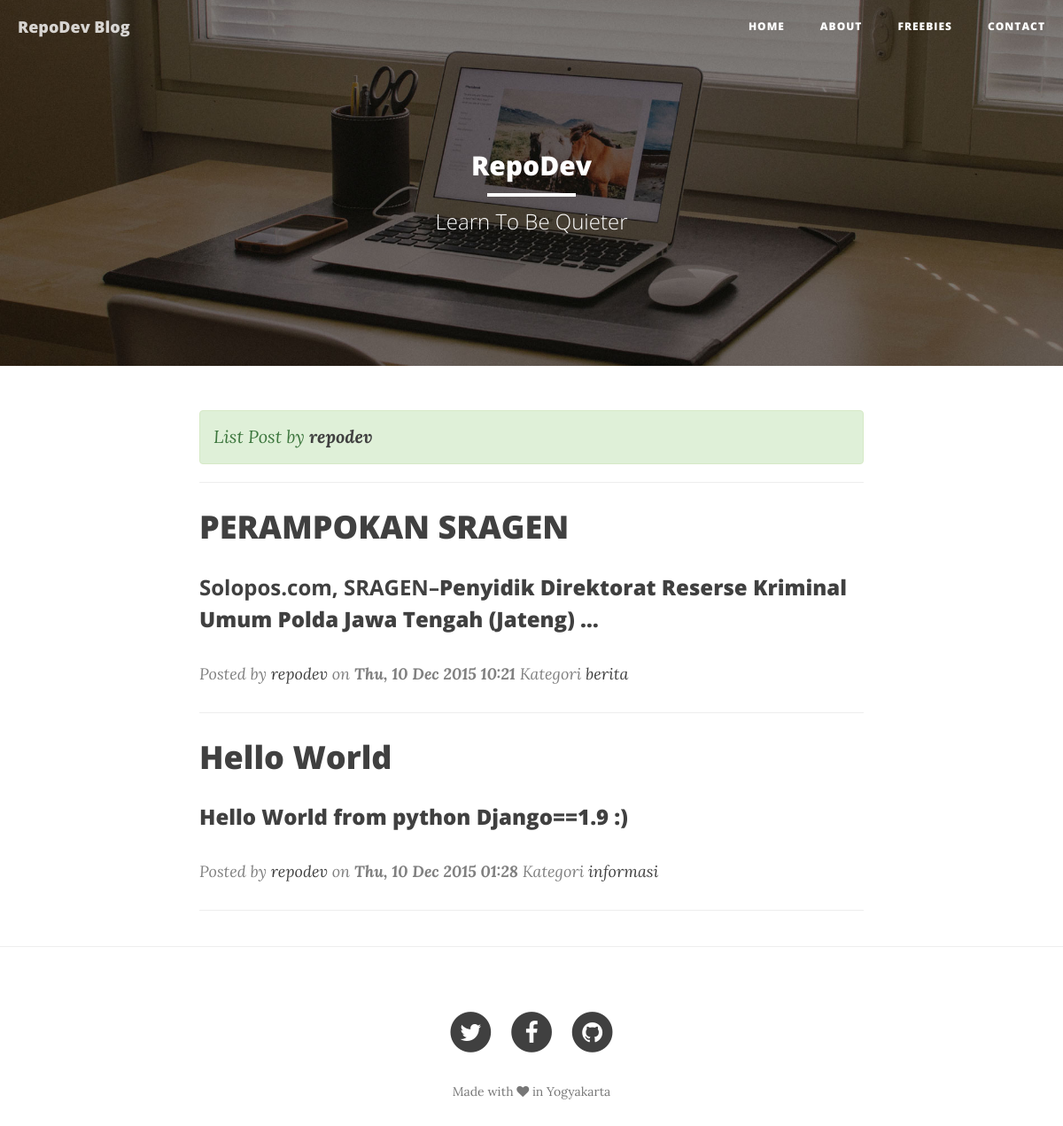
Screenshot of /blog/author/repodev with the database file from the repository.
### blog/models.py (models this page shows, shortened)
class Post(models.Model):
	STATUS_CHOICES = (
		('d', 'Draft'),
		('p', 'Publish'),
		('a', 'Archieved'),
	)
	creator = models.ForeignKey(User, related_name='user_post', default=1)
	title = models.CharField(max_length=255, blank=False)
	slug = models.SlugField(max_length=255, default='', blank=True, editable=False)
	category = models.ForeignKey(Category, related_name='post_category', null=True)
	content = RichTextUploadingField()
	image = models.ImageField(upload_to='images/post/%Y/%m/%d/', blank=True)
	status = models.CharField(max_length=1, default='d', choices=STATUS_CHOICES)
	created_at = models.DateTimeField(auto_now_add=True)
	updated_at = models.DateTimeField(auto_now=True)
	class Meta:
		verbose_name = 'Post'
		verbose_name_plural = 'Posts'

class Category(models.Model):
	name = models.CharField(max_length=60, blank=False)
	description = models.TextField(null=True)
	created_at = models.DateTimeField(auto_now_add=True)
	updated_at = models.DateTimeField(auto_now=True)
	class Meta:
		verbose_name = 'Category'
		verbose_name_plural = 'Categories'
	def __unicode__(self):
		return self.name

### blog/views.py (the view)
# urls.py: url(r'^author/(?P<author>[\w-]+)$', views.author_list, name='author_list'),
def author_list(request, author):
	try:
		usr = User.objects.get(username=author)
	except User.DoesNotExist:
		return redirect('index')
	post = Post.objects.filter(status='p', creator=usr.pk).order_by('-created_at')
	paginator = Paginator(post, 10)
	page = request.GET.get('page')
	try:
		pages = paginator.page(page)
	except PageNotAnInteger:
		pages = paginator.page(1)
	except:
		pages = paginator.page(paginator.num_pages)
	data = {
		'posts' : post,
		'author' : author
	}
	return render(request, 'author_list.html', data)

### blog/templates/author_list.html (shortened to what this page needs)
{% extends 'default/base.html' %}
{% block content %}
<div class="row">
    <div class="col-lg-8 col-lg-offset-2 col-md-10 col-md-offset-1">
        <div class="alert alert-success"><i>List Post by <b>
        <a href="{% url 'author_list' author %}">{{ author }}</a></b></i></div>
        <hr>
      {% for post in posts %}
        <div class="post-preview">
            <a href="{% url 'post_show' post.slug %}">
                <h2 class="post-title">
                    {{ post.title }}
                </h2>
            </a>
                <h3 class="post-subtitle">
                    {% autoescape off %}
                    {{ post.content|safe|truncatewords:"10"}}
                    {% endautoescape %}
                </h3>
            <p class="post-meta">Posted by <a href="#">{{ post.creator }}</a> on <b><i>{{ post.created_at|date:"D, d M Y H:i" }}</i></b> Kategori <a href="{% url 'category_list' post.category %}">{{ post.category }}</a></p>
        </div>
        <hr>
      {% endfor %}
    </div>
</div>
{% endblock %}

### rows the page displays
Post: title "PERAMPOKAN SRAGEN", content "Solopos.com, SRAGEN– Penyidik Direktorat Reserse Kriminal Umum Polda Jawa Tengah (Jateng) …", creator "repodev", created_at "Thu, 10 Dec 2015 10:21", category "berita"
Post: title "Hello World", content "Hello World from python Django==1.9 :)", creator "repodev", created_at "Thu, 10 Dec 2015 01:28", category "informasi"

### other values shown
{{ author }} "repodev"
